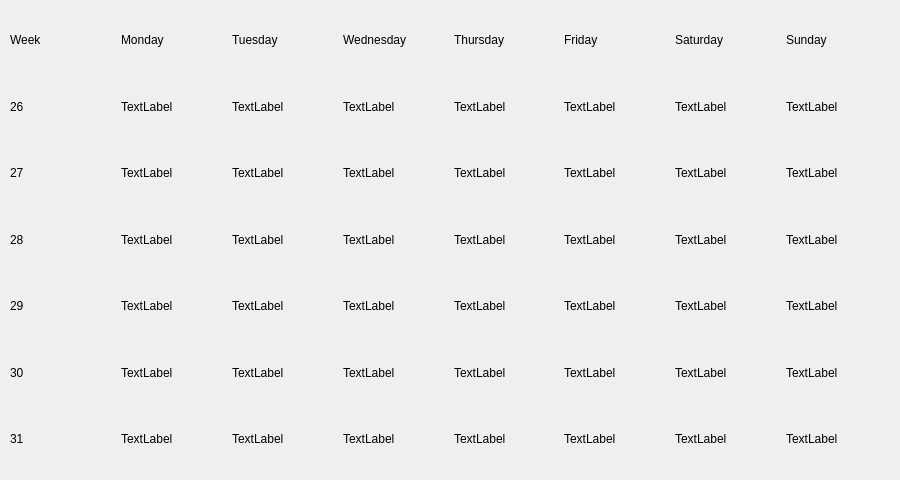
<?xml version="1.0" encoding="UTF-8"?>
<ui version="4.0">
 <class>Form</class>
 <widget class="QWidget" name="Form">
  <property name="geometry">
   <rect>
    <x>0</x>
    <y>0</y>
    <width>900</width>
    <height>480</height>
   </rect>
  </property>
  <property name="windowTitle">
   <string>Form</string>
  </property>
  <property name="toolTip">
   <string/>
  </property>
  <widget class="QWidget" name="">
   <property name="geometry">
    <rect>
     <x>10</x>
     <y>10</y>
     <width>881</width>
     <height>459</height>
    </rect>
   </property>
   <layout class="QGridLayout" name="calendarGridLayout" rowstretch="1,1,1,1,1,1,1" columnstretch="1,1,1,1,1,1,1,1">
    <item row="0" column="3">
     <widget class="QLabel" name="weekDay3">
      <property name="styleSheet">
       <string notr="true">font: 12pt &quot;MS Shell Dlg 2&quot;;</string>
      </property>
      <property name="text">
       <string>Wednesday</string>
      </property>
     </widget>
    </item>
    <item row="4" column="0">
     <widget class="QLabel" name="weekNumber4">
      <property name="styleSheet">
       <string notr="true">font: 10pt &quot;MS Shell Dlg 2&quot;;</string>
      </property>
      <property name="text">
       <string>29</string>
      </property>
     </widget>
    </item>
    <item row="0" column="0">
     <widget class="QLabel" name="weekLabel">
      <property name="styleSheet">
       <string notr="true">font: 12pt &quot;MS Shell Dlg 2&quot;;</string>
      </property>
      <property name="text">
       <string>Week</string>
      </property>
     </widget>
    </item>
    <item row="0" column="2">
     <widget class="QLabel" name="weekDay2">
      <property name="styleSheet">
       <string notr="true">font: 12pt &quot;MS Shell Dlg 2&quot;;</string>
      </property>
      <property name="text">
       <string>Tuesday</string>
      </property>
     </widget>
    </item>
    <item row="0" column="6">
     <widget class="QLabel" name="weekDay6">
      <property name="styleSheet">
       <string notr="true">font: 12pt &quot;MS Shell Dlg 2&quot;;</string>
      </property>
      <property name="text">
       <string>Saturday</string>
      </property>
     </widget>
    </item>
    <item row="2" column="0">
     <widget class="QLabel" name="weekNumber2">
      <property name="styleSheet">
       <string notr="true">font: 10pt &quot;MS Shell Dlg 2&quot;;</string>
      </property>
      <property name="text">
       <string>27</string>
      </property>
     </widget>
    </item>
    <item row="1" column="0">
     <widget class="QLabel" name="weekNumber1">
      <property name="styleSheet">
       <string notr="true">font: 10pt &quot;MS Shell Dlg 2&quot;;</string>
      </property>
      <property name="text">
       <string>26</string>
      </property>
     </widget>
    </item>
    <item row="0" column="4">
     <widget class="QLabel" name="weekDay4">
      <property name="styleSheet">
       <string notr="true">font: 12pt &quot;MS Shell Dlg 2&quot;;</string>
      </property>
      <property name="text">
       <string>Thursday</string>
      </property>
     </widget>
    </item>
    <item row="3" column="0">
     <widget class="QLabel" name="weekNumber3">
      <property name="styleSheet">
       <string notr="true">font: 10pt &quot;MS Shell Dlg 2&quot;;</string>
      </property>
      <property name="text">
       <string>28</string>
      </property>
     </widget>
    </item>
    <item row="5" column="0">
     <widget class="QLabel" name="weekNumber5">
      <property name="styleSheet">
       <string notr="true">font: 10pt &quot;MS Shell Dlg 2&quot;;</string>
      </property>
      <property name="text">
       <string>30</string>
      </property>
     </widget>
    </item>
    <item row="0" column="7">
     <widget class="QLabel" name="weekDay7">
      <property name="styleSheet">
       <string notr="true">font: 12pt &quot;MS Shell Dlg 2&quot;;</string>
      </property>
      <property name="text">
       <string>Sunday</string>
      </property>
     </widget>
    </item>
    <item row="0" column="1">
     <widget class="QLabel" name="weekDay1">
      <property name="styleSheet">
       <string notr="true">font: 75 12pt &quot;MS Shell Dlg 2&quot;;</string>
      </property>
      <property name="text">
       <string>Monday</string>
      </property>
     </widget>
    </item>
    <item row="6" column="0">
     <widget class="QLabel" name="weekNumber6">
      <property name="styleSheet">
       <string notr="true">font: 10pt &quot;MS Shell Dlg 2&quot;;</string>
      </property>
      <property name="text">
       <string>31</string>
      </property>
     </widget>
    </item>
    <item row="1" column="1">
     <widget class="QLabel" name="day_1">
      <property name="minimumSize">
       <size>
        <width>0</width>
        <height>0</height>
       </size>
      </property>
      <property name="text">
       <string>TextLabel</string>
      </property>
     </widget>
    </item>
    <item row="1" column="2">
     <widget class="QLabel" name="day_2">
      <property name="text">
       <string>TextLabel</string>
      </property>
     </widget>
    </item>
    <item row="1" column="3">
     <widget class="QLabel" name="day_3">
      <property name="text">
       <string>TextLabel</string>
      </property>
     </widget>
    </item>
    <item row="1" column="4">
     <widget class="QLabel" name="day_4">
      <property name="text">
       <string>TextLabel</string>
      </property>
     </widget>
    </item>
    <item row="1" column="5">
     <widget class="QLabel" name="day_5">
      <property name="text">
       <string>TextLabel</string>
      </property>
     </widget>
    </item>
    <item row="1" column="6">
     <widget class="QLabel" name="day_6">
      <property name="text">
       <string>TextLabel</string>
      </property>
     </widget>
    </item>
    <item row="1" column="7">
     <widget class="QLabel" name="day_7">
      <property name="text">
       <string>TextLabel</string>
      </property>
     </widget>
    </item>
    <item row="2" column="1">
     <widget class="QLabel" name="day_8">
      <property name="minimumSize">
       <size>
        <width>0</width>
        <height>0</height>
       </size>
      </property>
      <property name="text">
       <string>TextLabel</string>
      </property>
     </widget>
    </item>
    <item row="2" column="2">
     <widget class="QLabel" name="day_9">
      <property name="text">
       <string>TextLabel</string>
      </property>
     </widget>
    </item>
    <item row="2" column="3">
     <widget class="QLabel" name="day_10">
      <property name="text">
       <string>TextLabel</string>
      </property>
     </widget>
    </item>
    <item row="2" column="4">
     <widget class="QLabel" name="day_11">
      <property name="text">
       <string>TextLabel</string>
      </property>
     </widget>
    </item>
    <item row="2" column="5">
     <widget class="QLabel" name="day_12">
      <property name="text">
       <string>TextLabel</string>
      </property>
     </widget>
    </item>
    <item row="2" column="6">
     <widget class="QLabel" name="day_13">
      <property name="text">
       <string>TextLabel</string>
      </property>
     </widget>
    </item>
    <item row="2" column="7">
     <widget class="QLabel" name="day_14">
      <property name="text">
       <string>TextLabel</string>
      </property>
     </widget>
    </item>
    <item row="3" column="1">
     <widget class="QLabel" name="day_15">
      <property name="minimumSize">
       <size>
        <width>0</width>
        <height>0</height>
       </size>
      </property>
      <property name="text">
       <string>TextLabel</string>
      </property>
     </widget>
    </item>
    <item row="3" column="2">
     <widget class="QLabel" name="day_16">
      <property name="text">
       <string>TextLabel</string>
      </property>
     </widget>
    </item>
    <item row="3" column="3">
     <widget class="QLabel" name="day_17">
      <property name="text">
       <string>TextLabel</string>
      </property>
     </widget>
    </item>
    <item row="3" column="4">
     <widget class="QLabel" name="day_18">
      <property name="text">
       <string>TextLabel</string>
      </property>
     </widget>
    </item>
    <item row="3" column="5">
     <widget class="QLabel" name="day_19">
      <property name="text">
       <string>TextLabel</string>
      </property>
     </widget>
    </item>
    <item row="3" column="6">
     <widget class="QLabel" name="day_20">
      <property name="text">
       <string>TextLabel</string>
      </property>
     </widget>
    </item>
    <item row="3" column="7">
     <widget class="QLabel" name="day_21">
      <property name="text">
       <string>TextLabel</string>
      </property>
     </widget>
    </item>
    <item row="4" column="1">
     <widget class="QLabel" name="day_22">
      <property name="minimumSize">
       <size>
        <width>0</width>
        <height>0</height>
       </size>
      </property>
      <property name="text">
       <string>TextLabel</string>
      </property>
     </widget>
    </item>
    <item row="4" column="2">
     <widget class="QLabel" name="day_23">
      <property name="text">
       <string>TextLabel</string>
      </property>
     </widget>
    </item>
    <item row="4" column="3">
     <widget class="QLabel" name="day_24">
      <property name="text">
       <string>TextLabel</string>
      </property>
     </widget>
    </item>
    <item row="4" column="4">
     <widget class="QLabel" name="day_25">
      <property name="text">
       <string>TextLabel</string>
      </property>
     </widget>
    </item>
    <item row="4" column="5">
     <widget class="QLabel" name="day_26">
      <property name="text">
       <string>TextLabel</string>
      </property>
     </widget>
    </item>
    <item row="4" column="6">
     <widget class="QLabel" name="day_27">
      <property name="text">
       <string>TextLabel</string>
      </property>
     </widget>
    </item>
    <item row="4" column="7">
     <widget class="QLabel" name="day_28">
      <property name="text">
       <string>TextLabel</string>
      </property>
     </widget>
    </item>
    <item row="5" column="1">
     <widget class="QLabel" name="day_29">
      <property name="minimumSize">
       <size>
        <width>0</width>
        <height>0</height>
       </size>
      </property>
      <property name="text">
       <string>TextLabel</string>
      </property>
     </widget>
    </item>
    <item row="5" column="2">
     <widget class="QLabel" name="day_30">
      <property name="text">
       <string>TextLabel</string>
      </property>
     </widget>
    </item>
    <item row="5" column="3">
     <widget class="QLabel" name="day_31">
      <property name="text">
       <string>TextLabel</string>
      </property>
     </widget>
    </item>
    <item row="5" column="4">
     <widget class="QLabel" name="day_32">
      <property name="text">
       <string>TextLabel</string>
      </property>
     </widget>
    </item>
    <item row="5" column="5">
     <widget class="QLabel" name="day_33">
      <property name="text">
       <string>TextLabel</string>
      </property>
     </widget>
    </item>
    <item row="5" column="6">
     <widget class="QLabel" name="day_34">
      <property name="text">
       <string>TextLabel</string>
      </property>
     </widget>
    </item>
    <item row="5" column="7">
     <widget class="QLabel" name="day_35">
      <property name="text">
       <string>TextLabel</string>
      </property>
     </widget>
    </item>
    <item row="6" column="1">
     <widget class="QLabel" name="day_36">
      <property name="minimumSize">
       <size>
        <width>0</width>
        <height>0</height>
       </size>
      </property>
      <property name="text">
       <string>TextLabel</string>
      </property>
     </widget>
    </item>
    <item row="6" column="2">
     <widget class="QLabel" name="day_37">
      <property name="text">
       <string>TextLabel</string>
      </property>
     </widget>
    </item>
    <item row="6" column="3">
     <widget class="QLabel" name="day_38">
      <property name="text">
       <string>TextLabel</string>
      </property>
     </widget>
    </item>
    <item row="6" column="4">
     <widget class="QLabel" name="day_39">
      <property name="text">
       <string>TextLabel</string>
      </property>
     </widget>
    </item>
    <item row="6" column="5">
     <widget class="QLabel" name="day_40">
      <property name="text">
       <string>TextLabel</string>
      </property>
     </widget>
    </item>
    <item row="6" column="6">
     <widget class="QLabel" name="day_41">
      <property name="text">
       <string>TextLabel</string>
      </property>
     </widget>
    </item>
    <item row="6" column="7">
     <widget class="QLabel" name="day_42">
      <property name="text">
       <string>TextLabel</string>
      </property>
     </widget>
    </item>
    <item row="0" column="5">
     <widget class="QLabel" name="weekDay5">
      <property name="styleSheet">
       <string notr="true">font: 12pt &quot;MS Shell Dlg 2&quot;;</string>
      </property>
      <property name="text">
       <string>Friday</string>
      </property>
     </widget>
    </item>
   </layout>
  </widget>
 </widget>
 <resources/>
 <connections/>
</ui>
